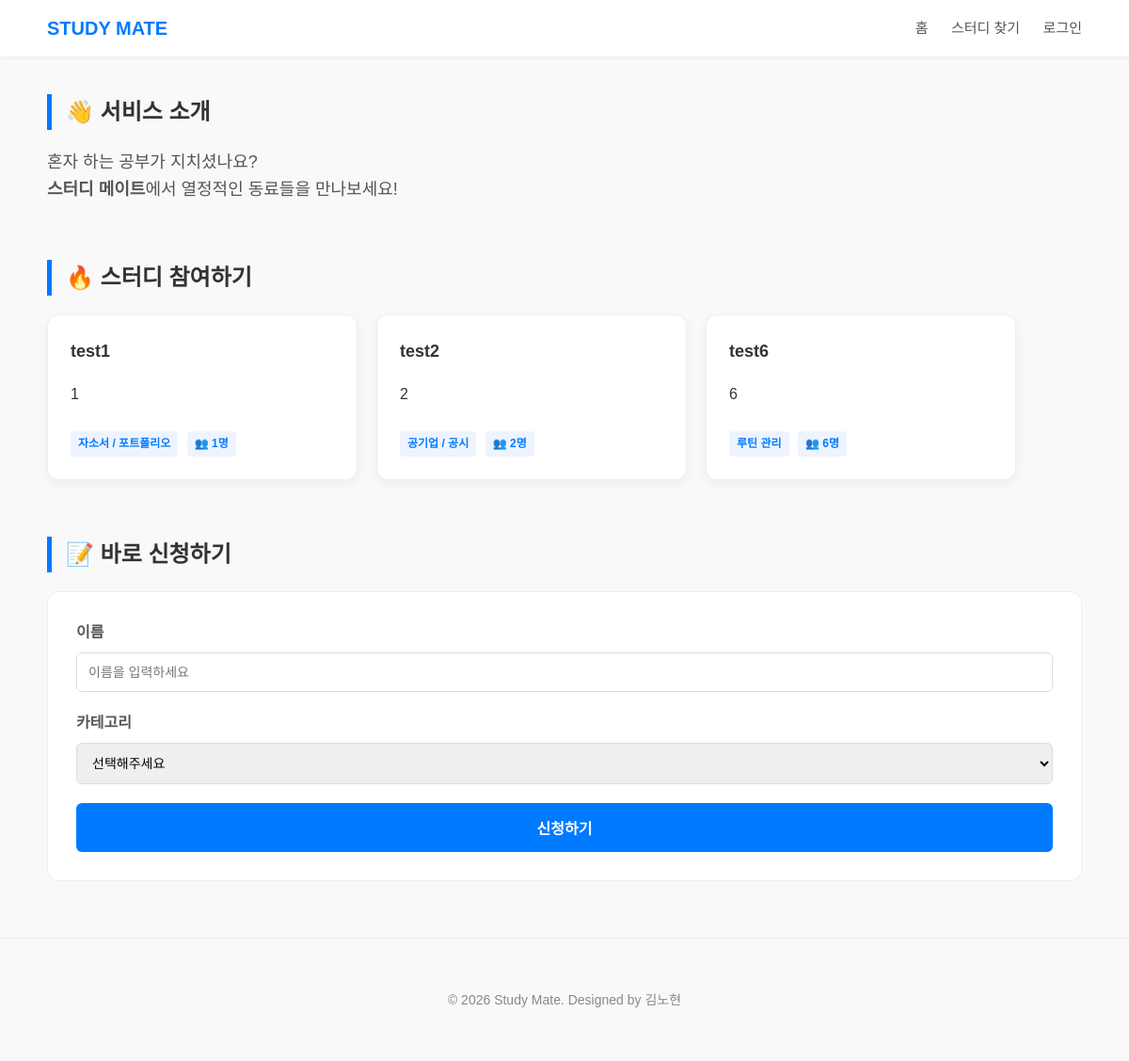
The page / on the database its author committed.
### models.py (models this page shows, shortened)
class Study(db.Model):
    __tablename__ = 'study'
    id = db.Column(db.Integer, primary_key=True)
    title = db.Column(db.String(200), nullable=False)
    category = db.Column(db.String(50), nullable=False)
    member_count = db.Column(db.Integer, nullable=False)
    content = db.Column(db.Text, nullable=False)
    date = db.Column(db.DateTime, default=get_kst_now)
    writer = db.Column(db.String(50), nullable=False)

### app.py (the view)
@app.route('/')
def home():
    random_studies = Study.query.order_by(func.random()).limit(3).all()
    return render_template(
        'index.html',
        user_nickname=session.get('user_nickname'), # 로그인한 사람 닉네임
        random_studies=random_studies
    )

### templates/index.html (shortened to what this page needs)
<!DOCTYPE html>
<html lang="ko">
<head>
    <link rel="stylesheet" href="{{ url_for('static', filename='css/style.css') }}">
</head>
<body>
    <header>
        <div class="nav-container">
            <a href="{{ url_for('index') }}" class="logo">STUDY MATE</a>
            <nav class="nav-menu">
                <a href="{{ url_for('index') }}">홈</a>
                <a href="{{ url_for('study') }}">스터디 찾기</a>
                {% if user_nickname %}
                <div class="user-dropdown">
                    <button class="user-btn" onclick="toggleDropdown()">
                        {{ user_nickname }} <span class="arrow">▾</span>
                    </button>
                    <div class="dropdown-menu" id="dropdownMenu">
                        <a href="#">마이페이지</a>
                        <a href="{{ url_for('my_posts') }}">내가 쓴 글</a>
                        <hr>
                        <a href="{{ url_for('logout') }}">로그아웃</a>
                    </div>
                </div>
                {% else %}
                    <a href="{{ url_for('login') }}">로그인</a>
                {% endif %}
            </nav>
        </div>
    </header>
    <main>
        <section>
            <h2>👋 서비스 소개</h2>
            <p style="font-size: 18px; color: #555;">
                혼자 하는 공부가 지치셨나요?<br>
                <strong>스터디 메이트</strong>에서 열정적인 동료들을 만나보세요!
            </p>
        </section>
        <section>
            <h2>🔥 스터디 참여하기</h2>
            <div class="study-list">
                {% for study in random_studies %}
                <a href="{{ url_for('study_detail', study_id=study.id) }}"
                style="color: inherit;">
                    <article class="card">
                        <h3>{{ study.title }}</h3>
                        <p>
                            {% if study.content|length > 50 %}
                                {{ study.content[:50] }}...
                            {% else %}
                                {{ study.content }}
                            {% endif %}
                        </p>
                        <span class="tag">{{ study.category }}</span>
                        <span class="tag">👥 {{ study.member_count }}명</span>
                    </article>
                </a>
                {% endfor %}
            </div>
        </section>
        <section>
            <h2>📝 바로 신청하기</h2>
            <form action="#" method="post">
                <div class="input-group">
                    <label>이름</label>
                    <input type="text" placeholder="이름을 입력하세요">
                </div>
                <div class="input-group">
                    <label>카테고리</label>
                    <select>
                        <option>선택해주세요</option>
                    </select>
                </div>
                <button type="button" class="primary-btn">신청하기</button>
            </form>
        </section>
    </main>
    <footer>
        <p>© 2026 Study Mate. Designed by 김노현</p>
    </footer>
</body>
</html>

### static/css/style.css (style rules this page uses)
body { font-family: 'Noto Sans KR', sans-serif; margin: 0; padding: 0; line-height: 1.6; color: #333; background-color: #f9f9f9; }
a { text-decoration: none; color:inherit; }
header { background-color: white; box-shadow: 0 2px 4px rgba(0, 0, 0, 0.05); position: sticky; top: 0; z-index: 1000; }
.nav-container { max-width: 1100px; margin: 0 auto; padding: 0 20px; height: 60px; display: flex; justify-content: space-between; align-items: center; }
.logo { font-size: 20px; font-weight: bold; color: #007bff; }
.nav-menu > a { color: #555; margin-left: 20px; font-size: 15px; transition: color 0.3s; }
main { max-width: 1100px; margin: 40px auto; padding: 0 20px; }
section { margin-bottom: 60px; }
h2 { border-left: 5px solid #007bff; padding-left: 15px; font-size: 24px; margin-bottom: 20px; }
.study-list { display: flex; gap: 20px; flex-wrap: wrap; }
.card { flex: 1; min-width: 280px; background: white; border: 1px solid #eee; padding: 24px; border-radius: 12px; box-shadow: 0 4px 12px rgba(0, 0, 0, 0.05); transition: transform 0.2s, box-shadow 0.2s; }
.card h3 { margin-top: 0; font-size: 18px; }
.tag { display: inline-block; background: #eef4ff; color:#007bff; padding: 4px 8px; border-radius: 4px; font-size: 12px; font-weight: bold; margin-top: 10px; margin-right: 5px; }
form { background: white; padding: 30px; border-radius: 12px; border: 1px solid #eee; }
.input-group { margin-bottom: 20px; }
label { display: block; font-weight: bold; margin-bottom: 8px; color: #555; }
input, select, textarea { width: 100%; padding: 12px; border: 1px solid #ddd; border-radius: 6px; box-sizing: border-box; font-size: 14px; font-family : 'Noto Sans KR', sans-serif; }
.primary-btn { width: 100%; padding: 14px; background-color: #007bff; color: white; border: none; border-radius: 6px; font-size: 16px; font-weight: bold; cursor: pointer; transition: background 0.3s; }
footer { text-align: center; padding: 40px; color: #888; font-size: 14px; border-top: 1px solid #eee; margin-top: 60px; }

### rows shown on the page
Study: title "test1", content "1", category "자소서 / 포트폴리오", member_count "1"
Study: title "test2", content "2", category "공기업 / 공시", member_count "2"
Study: title "test6", content "6", category "루틴 관리", member_count "6"
